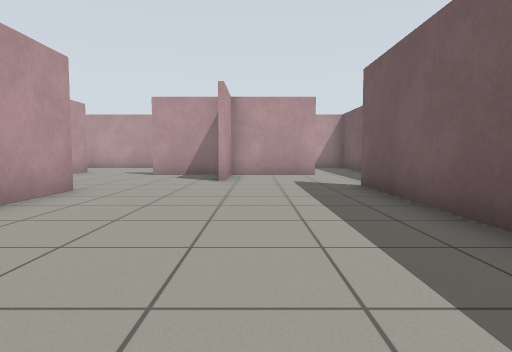
view 1 (above)

23 first-person views from a walk through a Gazebo world. The camera is 0.72 m above the floor, tilts 4° down and sees 75° across. The floor is counted in squares, 1 m on a side. Each view is taken from the middle of a square. On the plan, view 1 faces up. The plan holds only what a view shows up to about 10 squares ahead; the rest is blank.

view 2
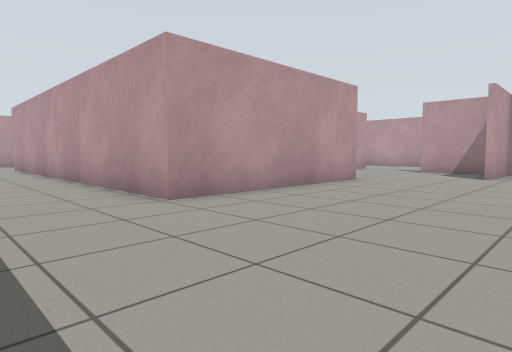

view 3
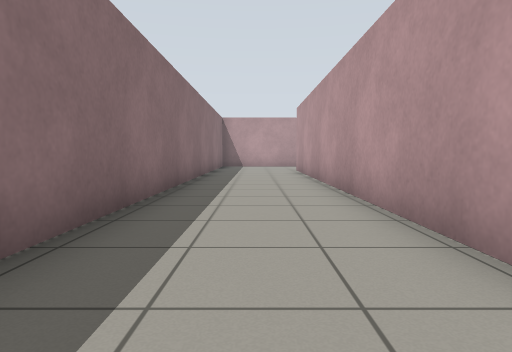

view 4
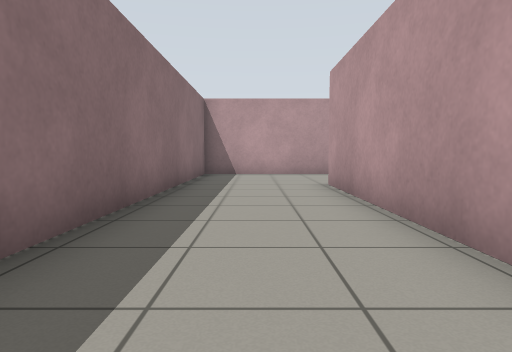

view 5
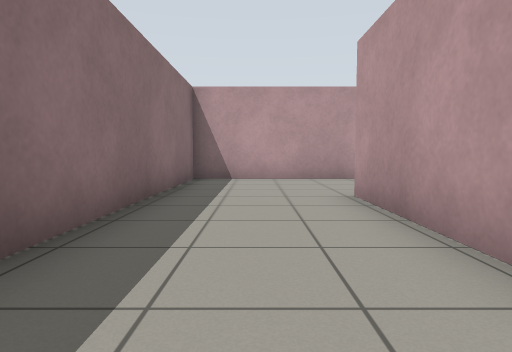

view 6
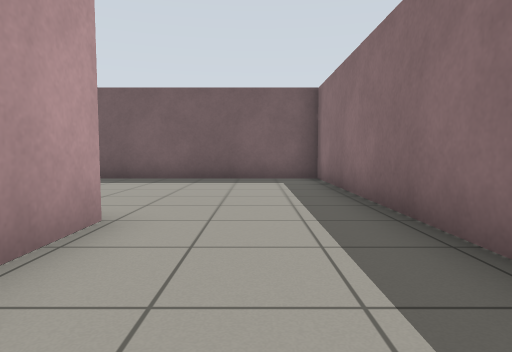

view 7
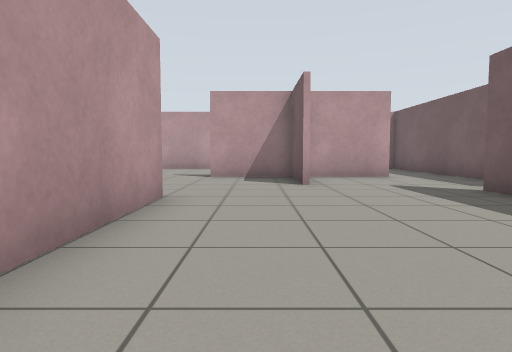

view 8
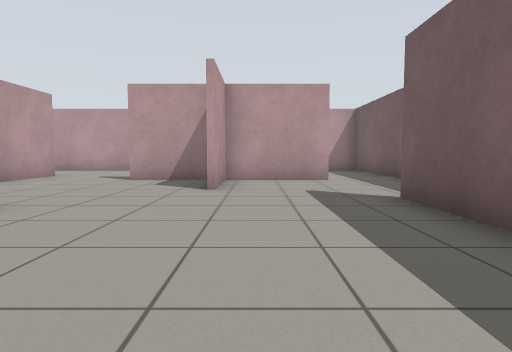

view 9
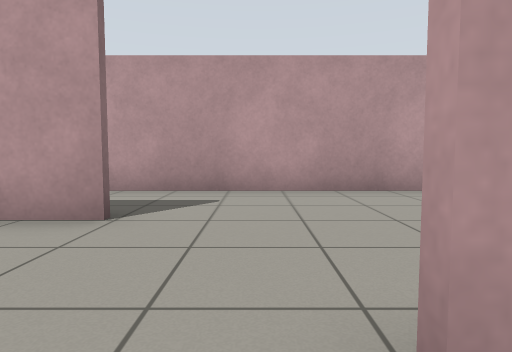

view 10
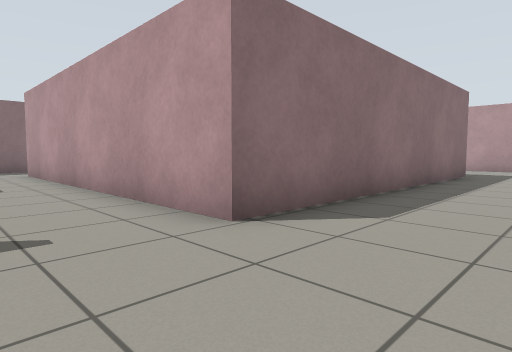

view 11
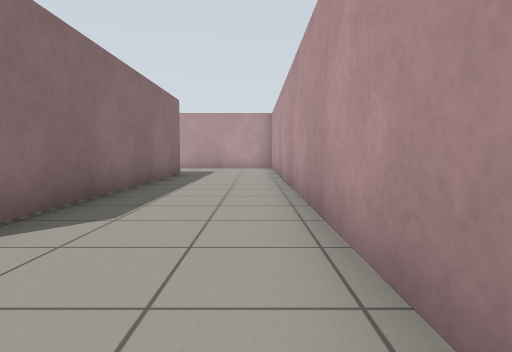

view 12
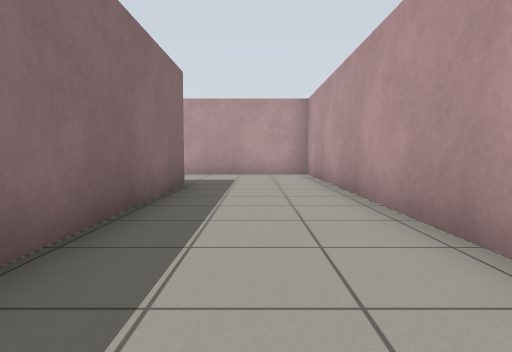

view 13
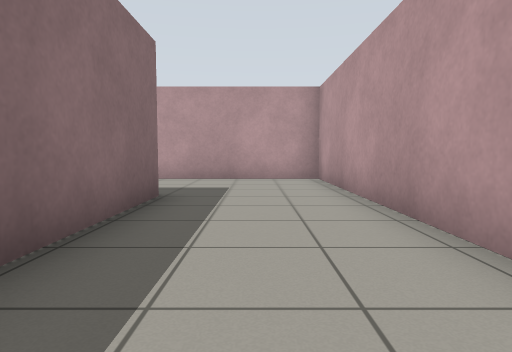

view 14
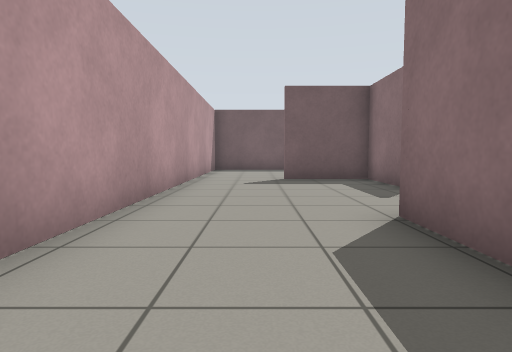

view 15
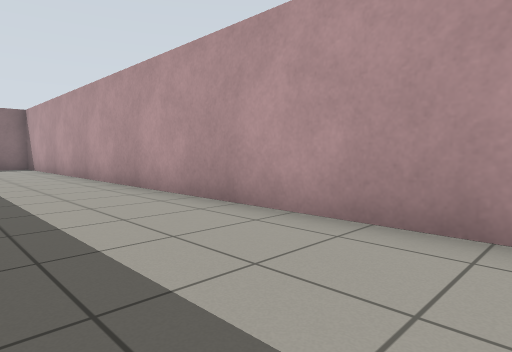

view 16
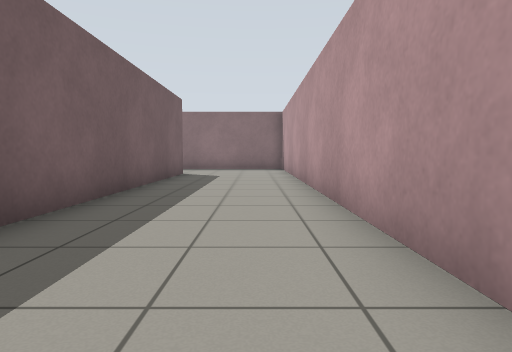

view 17
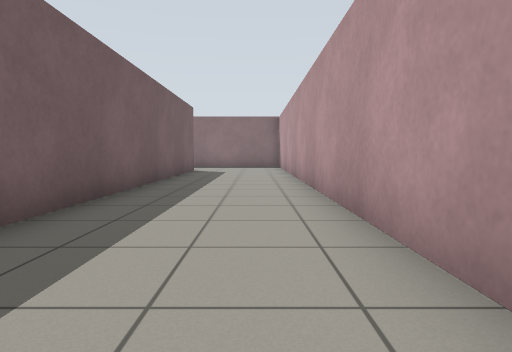

view 18
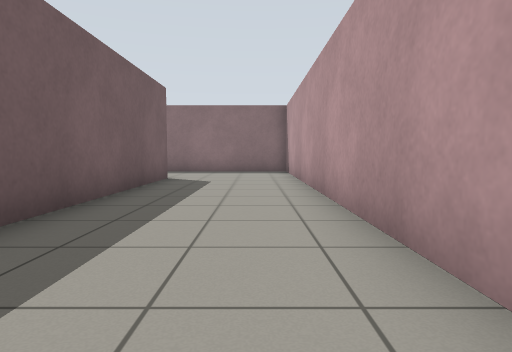

view 19
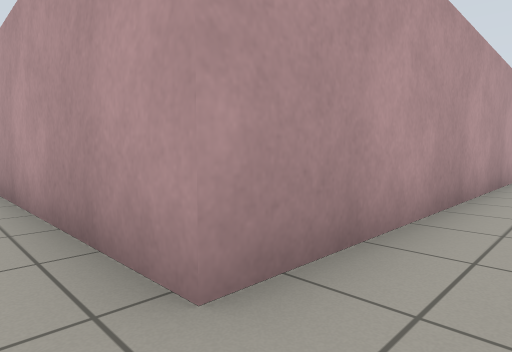

view 20
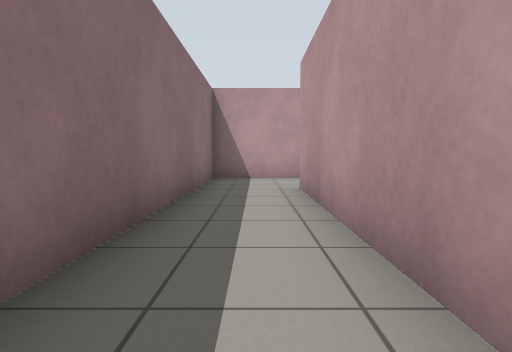

view 21
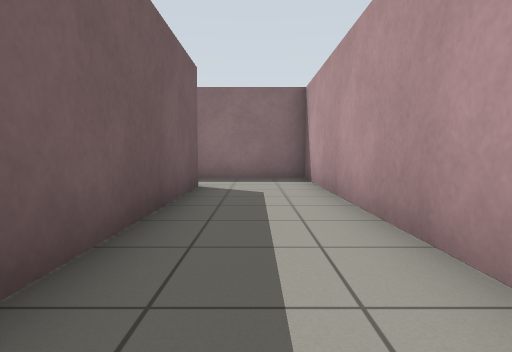

view 22
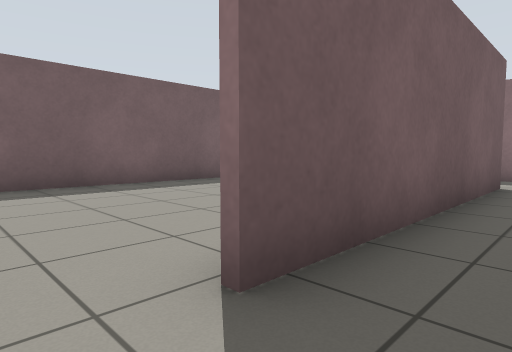

view 23
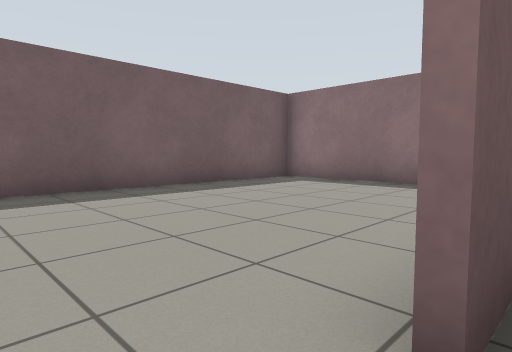

### Floor plan
Ten units are one square. View 1 is at (0, 0); x grows to the right and y downward. Boxes are objects, and circles mark ways between rooms. Rooms are numbered by the first view taken in them; rooms with no view inside come last. Other rooms are left out.
<svg viewBox="-197 -162 227 194">
<path fill="none" stroke="#000" d="M-35 -65 -35 -6 -155 -6 -155 -16M-9 -84 -9 -110M-63 -104 -63 -29M-8 -109 -8 -84M20 -108 -34 -108M-192 -5 -192 27 23 27 23 -74M-156 -124 -63 -124 -63 -104M-30 -109 -8 -109M-9 -110 -9 -132M1 -157 -192 -157 -192 -5M-155 -16 -155 -109M-134 -8 -75 -8M-63 -29 -128 -29M-154 -83 -154 -8 -134 -8M-128 -29 -128 -100M-103 -30 -64 -30 -64 -102"/>
<circle cx="-175" cy="-15" r="3" fill="#2a7"/>
<circle cx="-45" cy="-110" r="3" fill="#2a7"/>
<circle cx="-60" cy="-20" r="3" fill="#2a7"/>
<circle cx="-140" cy="-20" r="3" fill="#2a7"/>
<circle cx="-130" cy="-105" r="3" fill="#2a7"/>
<text x="-50" y="-30">1</text>
<text x="-110" y="-130">2</text>
<text x="-100" y="-20">3</text>
<text x="-140" y="-70">4</text>
<text x="-100" y="-80">5</text>
</svg>
Room 1 opens to room 2. Room 1 opens to room 3. Room 3 opens to room 4. Room 4 opens to room 5.

Where each view was taken, in squares from view 1:
view 1: 0 up, 0 right, facing up
view 2: 2 down, 1 right, facing up-left
view 3: 1 down, 2 left, facing left
view 4: 1 down, 8 left, facing left
view 5: 1 down, 10 left, facing left
view 6: 1 down, 7 left, facing right
view 7: 1 up, 2 left, facing up
view 8: 2 up, 0 right, facing up
view 9: 8 up, 0 right, facing left
view 10: 15 up, 4 left, facing down-left
view 11: 15 up, 4 left, facing left
view 12: 14 up, 8 left, facing left
view 13: 14 up, 10 left, facing left
view 14: 14 up, 10 left, facing right
view 15: 14 up, 16 left, facing down-left
view 16: 12 up, 18 left, facing down
view 17: 14 up, 18 left, facing down
view 18: 10 up, 18 left, facing down
view 19: 2 up, 5 left, facing up-left
view 20: 2 up, 6 left, facing left
view 21: 10 up, 14 left, facing down
view 22: 11 up, 14 left, facing down-right
view 23: 11 up, 13 left, facing down-right
